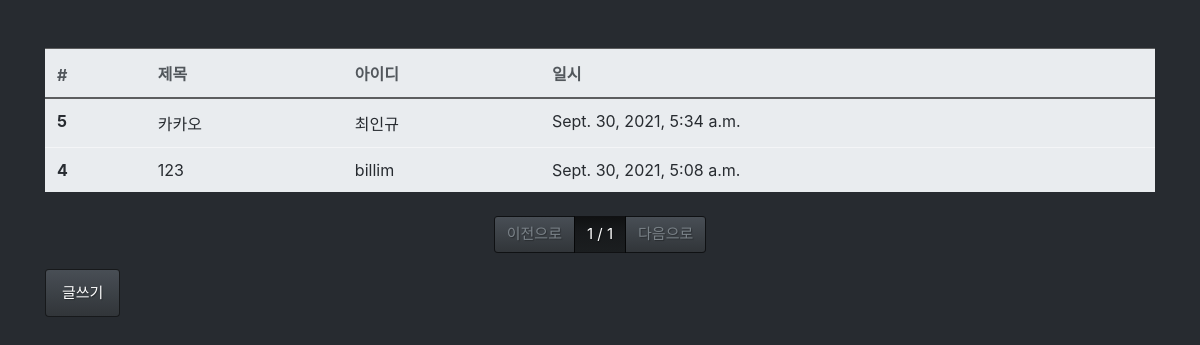
Before: /board/list/ with the older database file.
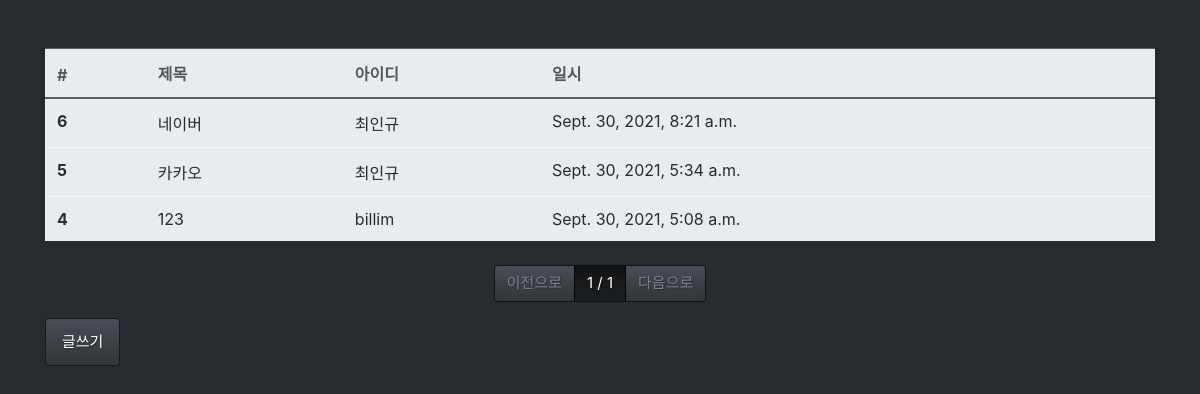
After: the same page with the newer database file.
### board/models.py (models this page shows, shortened)
class Board(models.Model):
    title = models.CharField(max_length=128,
                             verbose_name='제목')
    contents = models.TextField(verbose_name='내용')
    writer = models.ForeignKey('user.User', on_delete=models.CASCADE,
                               verbose_name='작성자')
    tags = models.ManyToManyField('tag.Tag', verbose_name='태그')
    registered_dttm = models.DateTimeField(auto_now_add=True,
                                           verbose_name='등록시간')
    class Meta:
        db_table = 'fastcampus_board'
        verbose_name = '패스트캠퍼스 게시글'
        verbose_name_plural = '패스트캠퍼스 게시글'

### user/models.py (models this page shows)
class User(models.Model):
    username = models.CharField(max_length=32, verbose_name='사용자명')
    email = models.EmailField(max_length=128, verbose_name='사용자이메일')
    password = models.CharField(max_length=64, verbose_name='비밀번호', default=None, null=True)
    registered_dttm = models.DateTimeField(auto_now_add=True, verbose_name='등록시간')
    social_login = models.CharField(max_length=32, verbose_name='소셜로그인', default='', null=True)
    naver_id = models.CharField(max_length=128, verbose_name='네이버 유저 키', default=None, null=True)
    def __str__(self):
        return self.username
    class Meta:
        db_table = 'user'
        verbose_name = '유저'
        verbose_name_plural = '유저입니다'

### board/views.py (the view)
# urls.py: path('list/', views.board_list),
def board_list(request):
    all_boards = Board.objects.all().order_by('-id')
    page = int(request.GET.get('p', 1))
    paginator = Paginator(all_boards, 3)
    boards = paginator.get_page(page)
    return render(request, 'board_list.html', {'boards': boards})

### board/templates/board_list.html
{% extends "base.html" %}
{% block contents %}
<div class="row mt-5">
  <div class="col-12">
    <table class="table table-light">
      <thead class="thead-light">
        <tr>
          <th>#</th>
          <th>제목</th>
          <th>아이디</th>
          <th>일시</th>
        </tr>
      </thead>
      <tbody class="text-dark">
        {% for board in boards %}
        <tr onclick="location.href='/board/detail/{{ board.id }}/'">
          <th>{{ board.id }}</th>
          <td>{{ board.title }}</td>
          <td>{{ board.writer }}</td>
          <td>{{ board.registered_dttm }}</td>
        </tr>
        {% endfor %}
      </tbody>
    </table>
  </div>
</div>
<div class="row mt-2">
  <div class="col-12">
    <nav>
      <ul class="pagination justify-content-center">
        {% if boards.has_previous %}
        <li class="page-item">
          <a class="page-link" href="?p={{ boards.previous_page_number }}">이전으로</a>
        </li>
        {% else %}
        <li class="page-item disabled">
          <a class="page-link" href="#">이전으로</a>
        </li>
        {% endif %}
        <li class="page-item active">
          <a class="page-link" href="#">{{ boards.number }} / {{ boards.paginator.num_pages }}</a>
        </li>
        {% if boards.has_next %}
        <li class="page-item">
          <a class="page-link" href="?p={{ boards.next_page_number }}">다음으로</a>
        </li>
        {% else %}
        <li class="page-item disabled">
          <a class="page-link disabled" href="#">다음으로</a>
        </li>
        {% endif %}
      </ul>
    </nav>
  </div>
</div>
<div class="row">
  <div class="col-12">
    <button class="btn btn-primary" onclick="location.href='/board/write/'">글쓰기</button>
  </div>
</div>
{% endblock %}

Changed rows visible on the page:
added Board: id "6", title "네이버", writer "최인규", registered_dttm "Sept. 30, 2021, 8:21 a.m."
